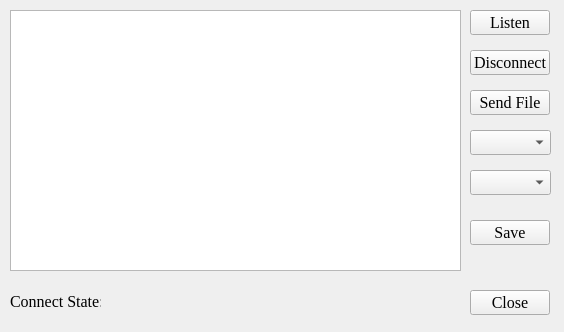
<?xml version="1.0" encoding="UTF-8"?>
<ui version="4.0">
 <class>Server</class>
 <widget class="QMainWindow" name="Server">
  <property name="geometry">
   <rect>
    <x>0</x>
    <y>0</y>
    <width>564</width>
    <height>332</height>
   </rect>
  </property>
  <property name="font">
   <font>
    <family>Times New Roman</family>
    <pointsize>12</pointsize>
   </font>
  </property>
  <property name="windowTitle">
   <string>Server</string>
  </property>
  <widget class="QWidget" name="centralwidget">
   <widget class="QPlainTextEdit" name="plainTextEdit">
    <property name="geometry">
     <rect>
      <x>10</x>
      <y>10</y>
      <width>451</width>
      <height>261</height>
     </rect>
    </property>
   </widget>
   <widget class="QPushButton" name="btn_listen">
    <property name="geometry">
     <rect>
      <x>470</x>
      <y>10</y>
      <width>80</width>
      <height>25</height>
     </rect>
    </property>
    <property name="text">
     <string>Listen</string>
    </property>
   </widget>
   <widget class="QPushButton" name="btn_disconnect">
    <property name="geometry">
     <rect>
      <x>470</x>
      <y>50</y>
      <width>80</width>
      <height>25</height>
     </rect>
    </property>
    <property name="text">
     <string>Disconnect</string>
    </property>
   </widget>
   <widget class="QPushButton" name="btn_send_file">
    <property name="geometry">
     <rect>
      <x>470</x>
      <y>90</y>
      <width>80</width>
      <height>25</height>
     </rect>
    </property>
    <property name="text">
     <string>Send File</string>
    </property>
   </widget>
   <widget class="QPushButton" name="btn_close">
    <property name="geometry">
     <rect>
      <x>470</x>
      <y>290</y>
      <width>80</width>
      <height>25</height>
     </rect>
    </property>
    <property name="text">
     <string>Close</string>
    </property>
   </widget>
   <widget class="QLabel" name="label">
    <property name="geometry">
     <rect>
      <x>10</x>
      <y>291</y>
      <width>91</width>
      <height>21</height>
     </rect>
    </property>
    <property name="text">
     <string>Connect State:</string>
    </property>
   </widget>
   <widget class="QLabel" name="label_state">
    <property name="geometry">
     <rect>
      <x>120</x>
      <y>290</y>
      <width>341</width>
      <height>21</height>
     </rect>
    </property>
    <property name="text">
     <string/>
    </property>
   </widget>
   <widget class="QComboBox" name="comboBox_transfer_type">
    <property name="geometry">
     <rect>
      <x>470</x>
      <y>130</y>
      <width>81</width>
      <height>25</height>
     </rect>
    </property>
   </widget>
   <widget class="QComboBox" name="comboBox">
    <property name="geometry">
     <rect>
      <x>470</x>
      <y>170</y>
      <width>81</width>
      <height>25</height>
     </rect>
    </property>
   </widget>
   <widget class="QPushButton" name="btn_save">
    <property name="geometry">
     <rect>
      <x>470</x>
      <y>220</y>
      <width>80</width>
      <height>25</height>
     </rect>
    </property>
    <property name="text">
     <string>Save</string>
    </property>
   </widget>
  </widget>
 </widget>
 <resources/>
 <connections/>
</ui>
